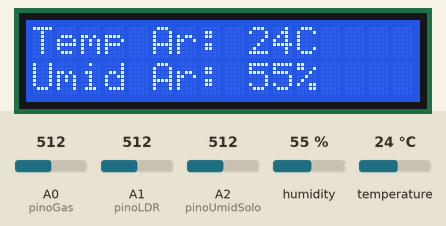
Bench run of a sketch on a simulated Arduino Uno, built with avr-gcc and run on an emulated ATmega328P. On the bench: 16×2 character LCD. The inputs (shaded band) are chosen by the test bench; at power-on: A0 (pinoGas) = 512, humidity 55 %, A1 (pinoLDR) = 512, A2 (pinoUmidSolo) = 512, temperature 24 °C. What the sketch prints to the serial monitor is not drawn.

Above: at 3.6 s.
3.7 s: A0 (pinoGas) set to 716
At 10.4 s:
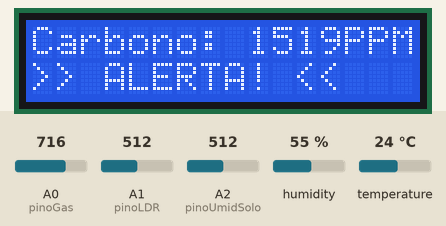
16.5 s: A0 (pinoGas) set to 306
At 18.5 s:
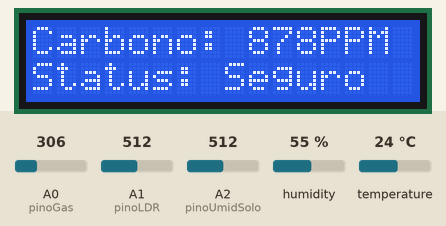
30.5 s: humidity set to 22 %
At 39.9 s:
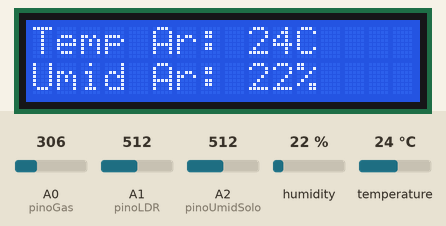
43.5 s: A1 (pinoLDR) set to 716
At 51.5 s:
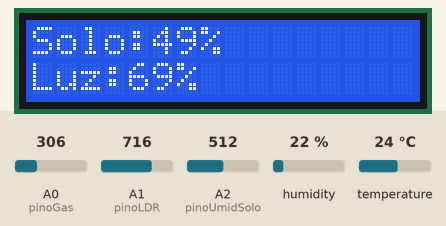
55.5 s: A2 (pinoUmidSolo) set to 716
At 60.7 s:
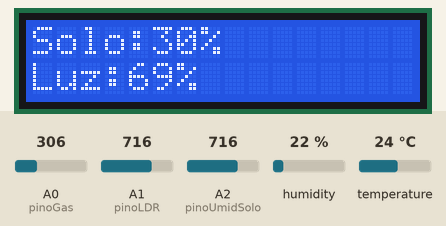
64.9 s: temperature set to 12 °C
At 66.4 s:
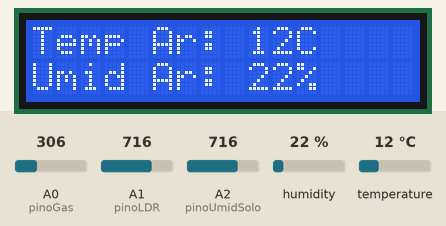
Timing chart, 0 to 67.9 s (numbered marks = the images above; inputs shaded):
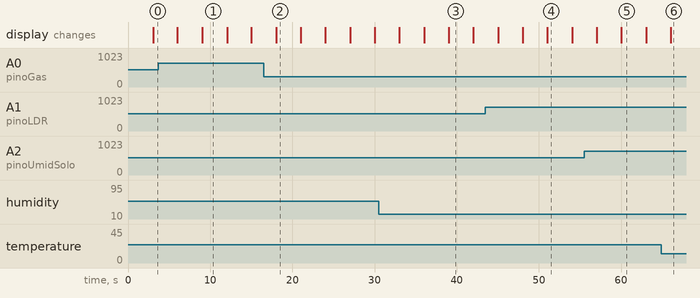

The sketch:

principal.ino
```cpp
#include <Wire.h>
#include <LiquidCrystal_I2C.h>
#include <DHT.h>

// Configurações Globais
LiquidCrystal_I2C lcd(0x27, 16, 2);
#define DHTPIN 2
#define DHTTYPE DHT11
const int pinoGas = A0;
const int pinoUmidSolo = A2;
const int pinoLDR = A1;

DHT dht(DHTPIN, DHTTYPE);

unsigned long tempoAnterior = 0;
int telaAtual = 0;
const long intervaloTela = 3000;

void setup() {
  Serial.begin(9600);
  lcd.init();
  lcd.backlight();
  dht.begin();

  lcd.setCursor(0, 0);
  lcd.print("   INICIANDO    ");
  lcd.setCursor(0, 1);
  lcd.print("    ESTUFA      ");
  delay(2000);
}

void loop() {
  unsigned long tempoAtual = millis();

  if (tempoAtual - tempoAnterior >= intervaloTela) {
    tempoAnterior = tempoAtual;
    lcd.clear();

    // Máquina de Estados para alternar telas
    switch(telaAtual) {
      case 0: mostrarTelaAr(); telaAtual = 1; break;
      case 1: mostrarTelaSoloLuz(); telaAtual = 2; break;
      case 2: mostrarTelaSeguranca(); telaAtual = 0; break;
    }
  }
}
```

clima.ino
```cpp
void mostrarTelaAr() {
  float t = dht.readTemperature();
  float u = dht.readHumidity();

  lcd.setCursor(0,0);
  lcd.print("Temp Ar: ");
  if (isnan(t)) {
    lcd.print("--");
  } else {
    lcd.print((int)t);
    lcd.print("C");
  }

  lcd.setCursor(0,1);
  lcd.print("Umid Ar: ");
  if (isnan(u)) {
    lcd.print("--");
  } else {
    lcd.print((int)u);
    lcd.print("%");
  }
}
```

gas.ino
```cpp
void mostrarTelaSeguranca() {
  int leituraGas = analogRead(pinoGas);

  // Estimativa simples de PPM
  int ppmCarbono = map(leituraGas, 0, 1023, 400, 2000);

  lcd.setCursor(0,0);
  lcd.print("Carbono: ");
  lcd.print(ppmCarbono);
  lcd.print("PPM");

  lcd.setCursor(0,1);
  if (ppmCarbono > 1200) {
    lcd.print(">> ALERTA! <<");
    // Aqui o integrante 4 pode adicionar um alerta sonoro (Buzzer) futuro
  } else {
    lcd.print("Status: Seguro");
  }

  Serial.print("PPM Estimado: ");
  Serial.println(ppmCarbono);
}
```

solo_luz.ino
```cpp
void mostrarTelaSoloLuz() {
  // Lógica de Solo
  int soloRaw = analogRead(pinoUmidSolo);
  int soloPorc = map(soloRaw, 1023, 0, 0, 100); // Invertido: 1023 é seco, 0 é úmido

  // Lógica de Luz
  int luzRaw = analogRead(pinoLDR);
  int luzPorc = map(luzRaw, 0, 1023, 0, 100);

  lcd.setCursor(0,0);
  lcd.print("Solo:");
  lcd.print(soloPorc);
  lcd.print("% ");

  lcd.setCursor(0,9);
  lcd.print("Luz:");
  lcd.print(luzPorc);
  lcd.print("%");
}
```

Measured:
- after the input at 3.7 s, the display: first differs from a run without the input after 5.3 s (image 1)
- after the input at 16.5 s, the display: changes after 1.5 s (image 2)
- what the display in image 1 shows lasts 3.1 s, from 9.0 s to 12.1 s
